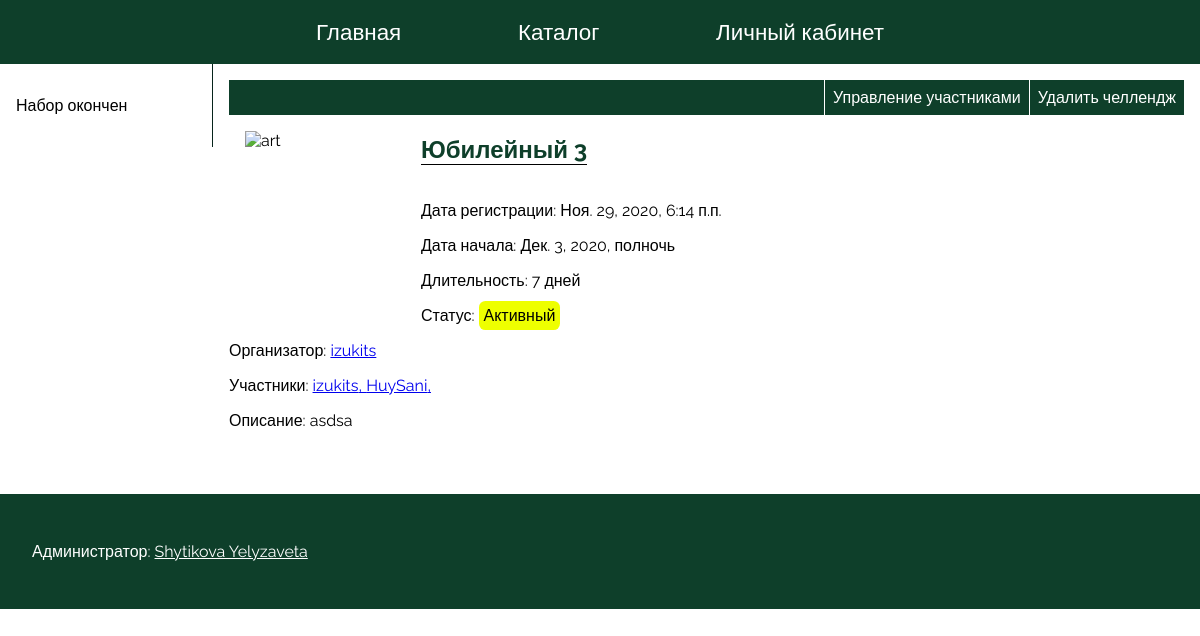
/challenge/24/ (signed in), run on the app's committed database.
### artfreedom/apps/main/models.py (models this page shows, shortened)
class Challenge_article(models.Model):
    article_title = models.CharField("название челленджа", max_length=200)
    article_description = models.TextField("описание челленджа")
    pub_date = models.DateTimeField("дата публикации")
    start_date = models.DateTimeField("дата начала", default=datetime.now())
    recruitment_time = models.IntegerField("время челледжа (в днях)")  # in days
    avatar = models.CharField("Аватар", blank=True, max_length=2500, default="", null=True)
    participants = models.ManyToManyField(User_data, through="Challenge_to_User")
    class Meta:
        verbose_name = "Челлендж"
        verbose_name_plural = "Челленджи"

class User_data(models.Model):
    user = models.OneToOneField(User, on_delete=models.CASCADE)
    status = models.CharField("статус пользователя", max_length=500, blank=True)
    contacts = models.CharField("контакты пользователя", max_length=200)
    avatar = models.CharField("Аватар", blank=True, max_length=2500, default="", null=True)

class Challenge_to_User(models.Model):
    challenge = models.ForeignKey(Challenge_article, null=True, on_delete=models.SET_NULL)
    user = models.ForeignKey(User_data, null=True, on_delete=models.SET_NULL)
    role = models.CharField(max_length=50, choices=[
                                                ('creator', 'creator'),
                                                ('participant', 'participant'),
                                                ('banned', 'banned'),
                                                ])

### artfreedom/apps/main/views.py (the view)
# urls.py: path("challenge/<int:id>/", views.challenge, name="challenge"),
def challenge(request, id):
    args = {}
    try:
        ch = Challenge_article.objects.get(id=id)
    except:
        return HttpResponseNotFound()
    args["pub_date"] = ch.pub_date
    args["start_date"] = ch.start_date
    args["recruitment_time"] = ch.recruitment_time
    args["creator"] = ch.challenge_to_user_set.get(role="creator").user
    args["title"] = ch.article_title
    args["description"] = ch.article_description
    args["avatar_url"] = ch.avatar
    args["participants"] = ch.challenge_to_user_set.all()
    args["challenge_status"] = get_challenge_status(ch).value
    args["challenge_status_en"] = get_challenge_status(ch).name
    args["id"] = id
    if request.user.is_authenticated:
        user = User_data.objects.get(user=request.user)
        isparticipated = Challenge_to_User.objects.filter(
            challenge=ch, user_id=user.id
        ).all()
        if isparticipated.count() == 0 :
            args["isparticipated"] = False
        elif isparticipated[0].role == 'banned':
            args["isparticipated"] = 'banned'
        else:
            args["isparticipated"] = True
        if isparticipated.count() != 0:
            args["user_role"] = ch.challenge_to_user_set.get(user=user).role
    else:
        args["isparticipated"] = False
    return render(request, "main/challenge.html", args)

### artfreedom/apps/main/views.py (called while the page is built)
def get_challenge_status(challenge):
    if (timezone.now() - challenge.start_date).days >= challenge.recruitment_time:
        return ChallengeStatus.finished
    elif timezone.now() >= challenge.start_date:
        return ChallengeStatus.active
    else:
        return ChallengeStatus.recruitment

### artfreedom/templates/main/challenge.html (shortened to what this page needs)
{% extends 'base.html' %}
{% load static %}
{% block styles %}
<link rel="stylesheet" href="{% static 'css/challenge.css' %}">
<link rel="stylesheet" href="{% static 'css/text.css' %}">{% endblock %}
{% block main_content %}
<main>
    <nav class="nav-left-bar">
    {% if user.is_authenticated %}
        {% if challenge_status == 'Идет набор'%}
            <figure id="participate_button">
                {% if isparticipated == True %}
                <div class="select_challenge_button">
                    <img src="{% static 'imgs/participate_ok.png' %}" alt="">
                </div>
                {% elif isparticipated == 'banned' %}
                    <p> Организатор запретил вам участие в этом челлендже </p>
                {% else %}
                <div class="select_challenge_button">
                    <img src="{% static 'imgs/participate.svg' %}" alt="">
                </div>
                <p>Участвовать</p>
                {% endif %}
            </figure>
        {% else %}
            <p>Набор окончен</p>
        {% endif %}
    {% else %}
        <p>Для участия необходимо войти в аккаунт</p>
    {% endif %}
    </nav>
    <section class="main-block">
        {% if user_role == 'creator'%}
            <div class="creator_edit_menu">
                <div id="delete_challenge" class="creator_edit_menu_button">Удалить челлендж</div>
                <div id="edit_users" class="creator_edit_menu_button">Управление участниками</div>
            </div>
        {% endif %}
        <div class="challenge__img"><img src="
            {% if avatar_url %}
                {{avatar_url}}
            {% else %}
                https://img5.goodfon.com/wallpaper/nbig/4/27/anime-art-kakegurui-devushka-vzgliad-karty.jpg
            {% endif %}
        " alt="art"></div>
        <h2 class="heading2" style="display: inline-block;">{{title}}</h2>
        <p>Дата регистрации: {{pub_date}}</p>
        <p>Дата начала: {{start_date}}</p>
        <p>Длительность: {{recruitment_time}} дней</p>
        <p>Статус: <span class="{{ challenge_status_en }}">{{ challenge_status }}</span></p>
        <p>Организатор: <a href="{% url 'userprofile:profile' creator.user.id %}"> {{creator.user.username}}</a></p>
        <p>Участники:
            {% for i in participants%}
                {% if i.role != 'banned' %}
                    <a href="{% url 'userprofile:profile' i.user.user.id %}">{{i.user.user.username}}, </a>
                {% endif %}
            {% endfor %}
        </p>
        <p>Описание: {{description}}</p>
    </section>
</main>
{% endblock %}

### artfreedom/static/css/base.css (style rules this page uses)
body { padding: 0; margin: 0; font-family: 'Raleway', sans-serif; }
main { padding-bottom: 0px !important; }

### artfreedom/static/css/challenge.css (style rules this page uses)
div.challenge__img { float: left; width: 10rem; height: 10rem; overflow: hidden; margin: 1rem; }
div.challenge__img > img { height: 100%; width: 100%; object-fit: cover; }
span.active, span.recruitment, span.finished { padding: 0.3rem; border-radius: 0.4rem; }
span.active { background-color: rgb(238, 255, 0); }
div.creator_edit_menu { display: flex; background-color: rgb(14, 63, 42); color: white; flex-direction: row-reverse; }
.creator_edit_menu_button { padding: 0.5rem; display: inline-block; border-left: 1px solid white; }

### artfreedom/static/css/text.css (style rules this page uses)
main { display: flex; align-items: flex-start; }
nav.nav-left-bar { width: 15%; padding: 1rem; border-right: 1px rgb(7, 36, 27) solid; }
.main-block { flex-grow: 1; padding: 1rem; }
h2.heading2 { color:rgb(14, 63, 42); border-bottom: 1px black solid; }

### data on the page
Challenge_article: article_title "Юбилейный 3", pub_date "Ноя. 29, 2020, 6:14 п.п.", start_date "Дек. 3, 2020, полночь", article_description "asdsa"
User_data: user.username "izukits"
Challenge_to_User: user.user.username "izukits"
Challenge_to_User: user.user.username "HuySani"

### other printed values
{{ recruitment_time }} "7"
{{ challenge_status }} "Активный"
